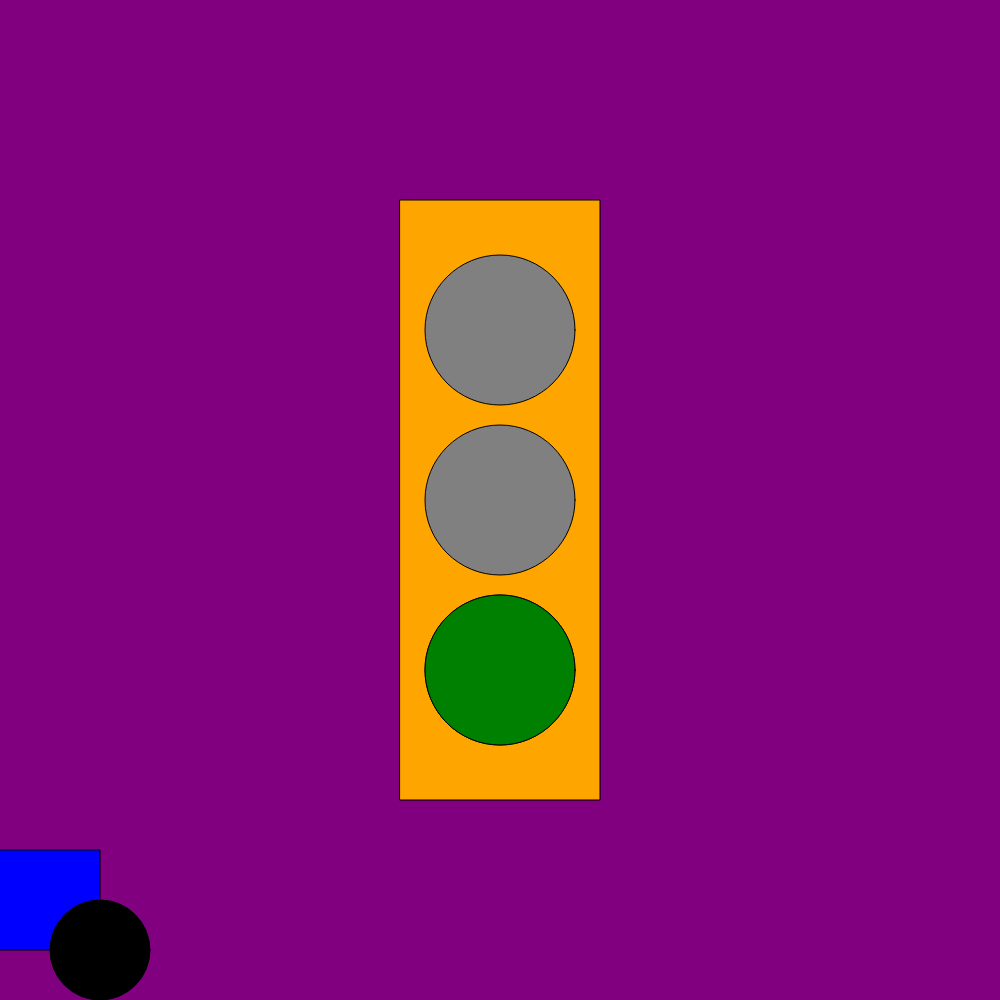
Frame 1 (no input)
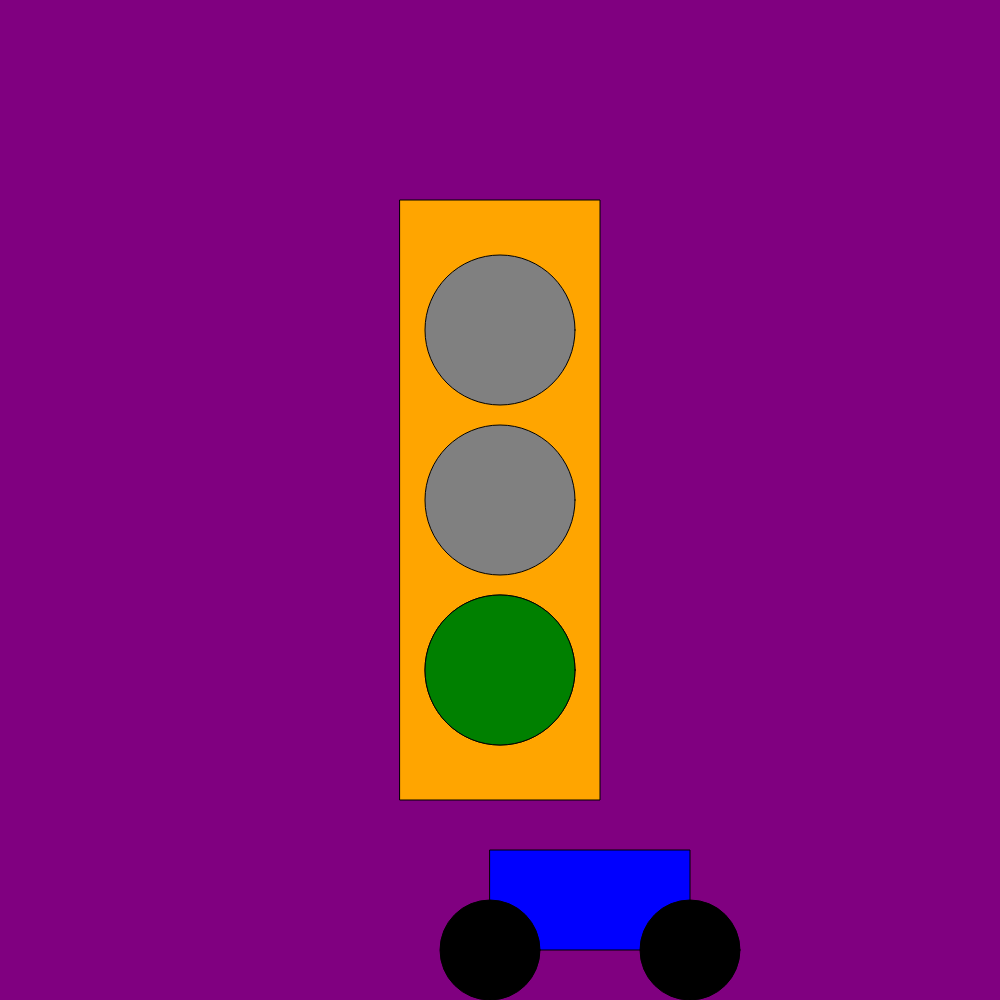
Frame 60 (no input)
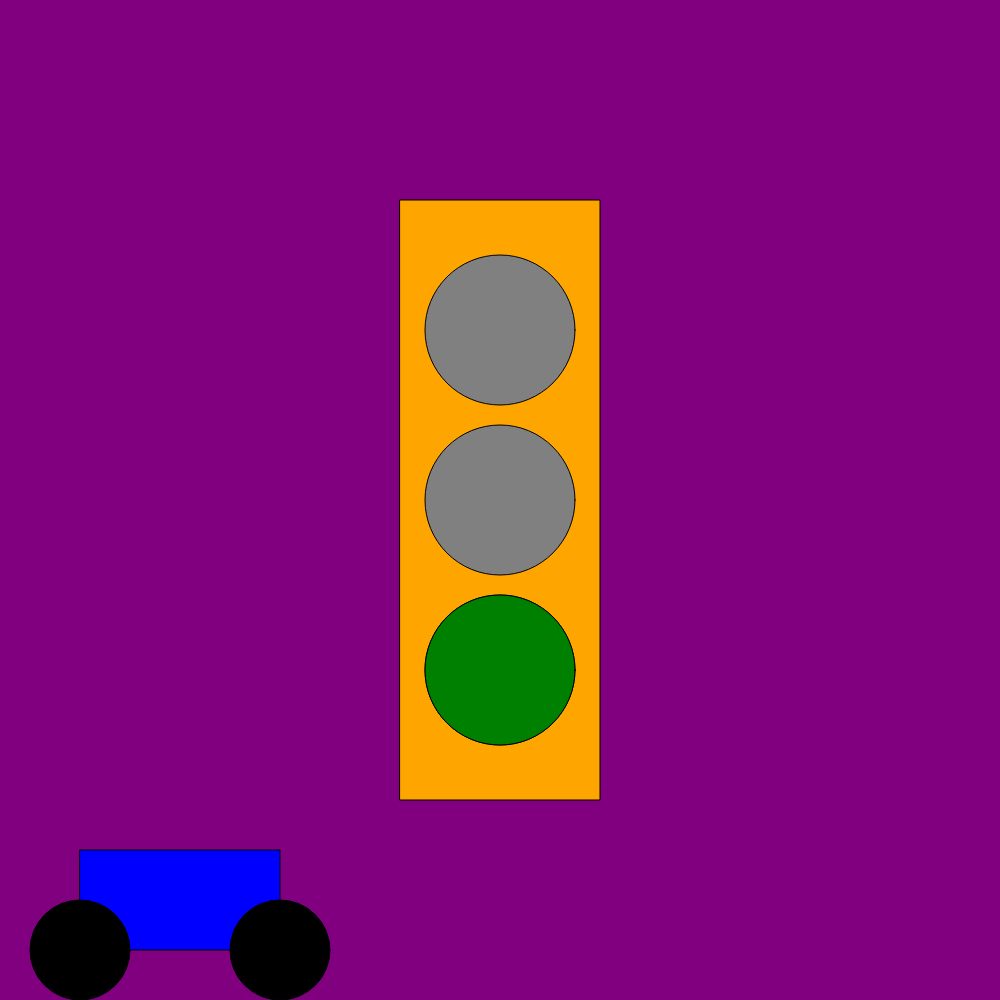
Frame 120 (the mouse pressed at the canvas centre since frame 60)

The p5.js sketch that drew these frames (run headless with seeded random() and noise() and a simulated clock; from frame 60 on, the mouse is pressed at the canvas centre):

// p5.js sketch
// ── sketch.js
let x=0
let v=10
let state=0;
let timer=0;
function setup() {
  createCanvas(1000, 1000);
  rectMode(CENTER);
}

function draw() {
  background('purple');
  fill('blue');
rect(x,900,200,100);
fill('black');
ellipse(x+100,950,100,100);
ellipse(x-100,950,100,100);
fill('orange')
rect(width/2,height/2,200,600);
x=x+v;
if (x>width) x=0;
fill('grey')
    ellipse(width/2,height/2+170,150,150);
    ellipse(width/2,height/2,150,150);
    ellipse(width/2,height/2-170,150,150);
switch (state) {
  case 0:
    
    fill('green')
    ellipse(width/2,height/2+170,150,150);
    v=10;
    break;
    case 1:
    fill('yellow')
    ellipse(width/2,height/2,150,150);
    
    v=5;
    break;
    case 2:
    fill('red')
    ellipse(width/2,height/2-170,150,150);
    
    if (x>=width/2&&x<=width/2+v) v=0;
    
    break;
}
    timer++;
if(timer>10*60){
  timer=0;
  state++;
  if (state > 2) state = 0;
}

}

function mouseReleased() {
  state++;
  if (state > 2) state = 0;
}
